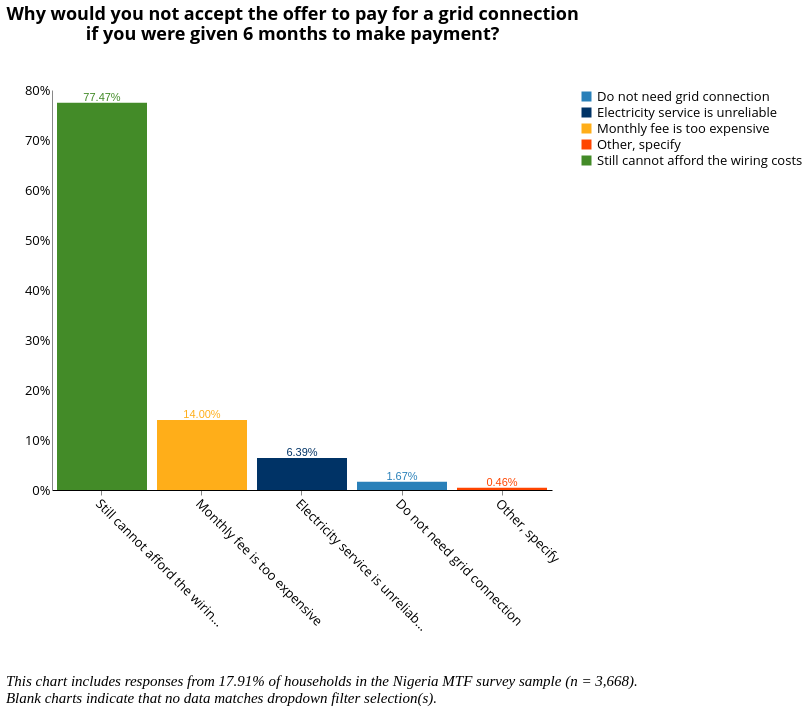

Write a Vega-Lite specification for this figure.
### Vega-Lite specification from a JSON file in a GitHub repository (floating-point values rounded to 4 significant figures; data arrays with more than 128 entries replaced by an {"elided": "..."} marker saying what was removed)
{"width": 800, "height": 400, "config": {"title": {"fontSize": 18, "font": "Open Sans", "anchor": "center", "fontColor": "#000000"}, "axisX": {"domain": true, "domainColor": "#000000", "grid": false, "labelFont": "Open Sans", "labelFontSize": 13, "titleFont": "Open Sans", "titleFontSize": 13, "titleFontWeight": "normal", "title": "X Axis Title (units)", "labelAngle": 45}, "axisY": {"domain": true, "grid": false, "gridColor": "#DEDDDD", "gridWidth": 1, "labelFont": "Open Sans", "labelFontSize": 13, "labelAngle": 0, "ticks": false, "titleFont": "Open Sans", "titleFontSize": 13, "titleFontWeight": "normal", "titlePadding": 10, "title": "Y Axis Title (units)"}, "range": {"category": ["#2980B9", "#003366", "#FFAE19", "#FF4500", "#438B28", "#45B39D", "#99ADC1", "#212F3C"]}, "legend": {"labelFont": "Open Sans", "labelFontSize": 13, "symbolType": "square", "symbolSize": 100, "titleFont": "Open Sans", "titleFontSize": 13, "titleFontWeight": "normal", "title": "Legend", "orient": "right", "offset": 0, "labelLimit": 0}, "tooltip": {"font": "Open Sans"}, "view": {"stroke": "transparent", "text": {"font": "Open Sans", "color": ["#2980B9", "#003366", "#FFAE19", "#FF4500", "#438B28", "#45B39D", "#99ADC1", "#212F3C"], "fontSize": 13, "align": "right", "fontWeight": 400, "size": 13}, "bar": {"size": 40, "binSpacing": 1, "continuousBandSize": 30, "discreteBandSize": 30, "fill": ["#2980B9", "#003366", "#FFAE19", "#FF4500", "#438B28", "#45B39D", "#99ADC1", "#212F3C"], "stroke": false}}}, "concat": [{"layer": [{"mark": "bar", "encoding": {"color": {"field": "d_5b", "type": "nominal"}, "tooltip": {"field": "d_5b", "type": "nominal"}, "x": {"axis": {"title": " "}, "field": "d_5b", "sort": {"field": "d_5b", "op": "count", "order": "descending"}, "type": "nominal"}, "y": {"aggregate": "sum", "axis": {"format": "%", "title": ""}, "field": "pct", "type": "quantitative"}}, "height": 400, "selection": {"selector015": {"type": "single", "fields": ["i19a"], "bind": {"input": "select", "options": [null, "Wood purchased", "Wood collected", "Crop Residue/Plant Biomass", "Kerosene", "Charcoal", "LPG/cooking gas", "Electric", "Charcoal Briquettes", "Garbage", "Piped Natural Gas", "Coal Briquette", "Biomass Briquette", "Other, specify", "Coal/lignite"], "labels": ["All Responses", "Wood purchased", "Wood collected", "Crop Residue/Plant Biomass", "Kerosene", "Charcoal", "LPG/cooking gas", "Electric", "Charcoal Briquettes", "Garbage", "Piped Natural Gas", "Coal Briquette", "Biomass Briquette", "Other", "Coal/lignite"], "name": "Primary Source of Cooking Fuel  "}}, "selector014": {"type": "single", "fields": ["primary_stove"], "bind": {"input": "select", "options": [null, "3-Stone/Open Fire Stove", "Koresone Stove", "Missing Data", "Manufactured Stove Traditional", "LPG/Natural Gas Stove", "Electric Stove"], "labels": ["All Responses", "3-Stone/Open Fire Stove", "Kerosene Stove", "Primary Stove Not Listed", "Manufactured Stove Traditional", "LPG/Natural Gas Stove", "Electric Stove"], "name": "Primary Stove  "}}, "selector012": {"type": "single", "fields": ["locality"], "bind": {"input": "select", "options": [null, 0, 1], "labels": ["National", "Urban", "Rural"], "name": "Locality Breakdown  "}}, "selector013": {"type": "single", "fields": ["elc_aggr_tier"], "bind": {"input": "select", "options": [null, "Tier 0", "Tier 1", "Tier 2", "Tier 3", "Tier 4", "Tier 5"], "labels": ["All Tiers", "Tier 0", "Tier 1", "Tier 2", "Tier 3", "Tier 4", "Tier 5"], "name": "Electricity Tiers  "}}}, "transform": [{"joinaggregate": [{"op": "count", "field": "*", "as": "total"}]}, {"calculate": "1 / datum.total", "as": "pct"}], "width": 500}, {"mark": {"type": "text", "align": "center", "baseline": "bottom"}, "encoding": {"color": {"field": "d_5b", "type": "nominal"}, "text": {"aggregate": "sum", "field": "pct", "format": ".2%", "type": "quantitative"}, "tooltip": {"field": "d_5b", "type": "nominal"}, "x": {"axis": {"title": " "}, "field": "d_5b", "sort": {"field": "d_5b", "op": "count", "order": "descending"}, "type": "nominal"}, "y": {"aggregate": "sum", "axis": {"format": "%", "title": ""}, "field": "pct", "type": "quantitative"}}, "height": 400, "transform": [{"joinaggregate": [{"op": "count", "field": "*", "as": "total"}]}, {"calculate": "1 / datum.total", "as": "pct"}], "width": 500}], "title": {"text": ["Why would you not accept the offer to pay for a grid connection", "if you were given 6 months to make payment?"], "color": "black", "subtitleColor": "black", "offset": 40}, "transform": [{"filter": {"selection": "selector015"}}, {"filter": {"selection": "selector014"}}, {"filter": {"selection": "selector012"}}, {"filter": {"selection": "selector013"}}]}], "data": {"name": "data-a68244822834f318364e670cb836ec0c"}, "title": {"text": ["", "", "This chart includes responses from 17.91% of households in the Nigeria MTF survey sample (n = 3,668).", "Blank charts indicate that no data matches dropdown filter selection(s)."], "anchor": "start", "baseline": "bottom", "font": "Times New Roman", "fontSize": 15, "fontStyle": "italic", "fontWeight": "normal", "orient": "bottom"}, "$schema": "https://vega.github.io/schema/vega-lite/v4.17.0.json", "datasets": {"data-a68244822834f318364e670cb836ec0c": {"elided": "657 records"}}}
